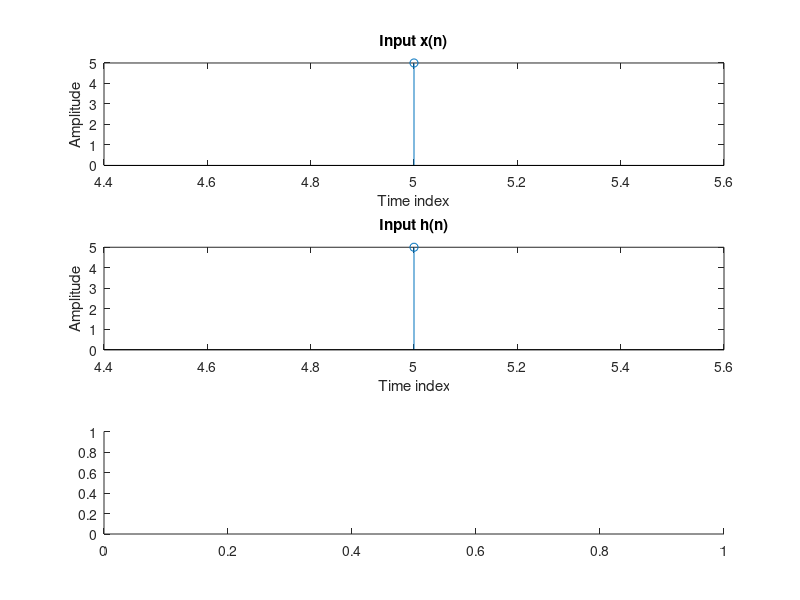

Here is the MATLAB script that generated this plot: (Note: this script raises an error after producing the figure.)
clc;
clear all;
close all;
x=input('Enter input x(n):');
x_ind=input('Enter index of x(n):');
h=input('Enter input h(n):');
h_ind=input('Enter index of h(n):');
x_len=length(x);
h_len=length(h);
y_ind=min(x_ind)+min(h_ind):max(x_ind)+max(h_ind);
y=zeros(y_ind);
for i=1:x_len
 for j=1:h_len
 y(i+j-1)=y(i+j-1)+x(i)*h(j);
 end
end
disp(y);
figure();
subplot(3,1,1);
stem(x_ind,x);
xlabel('Time index');
ylabel('Amplitude');
title('Input x(n)');
subplot(3,1,2);
stem(h_ind,h);
xlabel('Time index');
ylabel('Amplitude');
title('Input h(n)');
subplot(3,1,3);
stem(y_ind,y);
xlabel('Time index');
ylabel('Amplitude');
title('Linear convolution');

